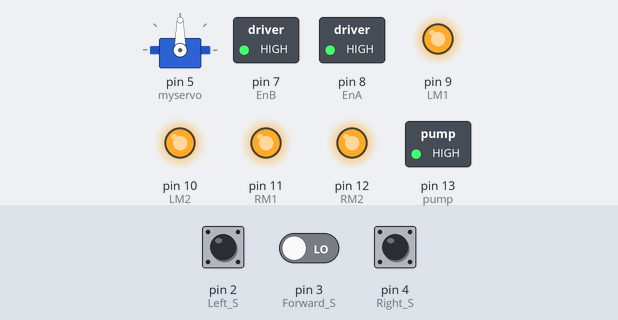
Recording of a sketch running on a simulated Arduino Uno, built with avr-gcc and run on an emulated ATmega328P. Parts: servo, switched loads named in the sketch (green lamp = pin HIGH), output pins drawn as LEDs (lit = HIGH). The test bench sets the inputs (shaded band); at power-on: pin 3 (Forward_S) LOW, pin 2 (Left_S) LOW, pin 4 (Right_S) LOW.

Above: at 6.0 s.
6.1 s: pin 3 (Forward_S) driven HIGH
At 6.44 s:
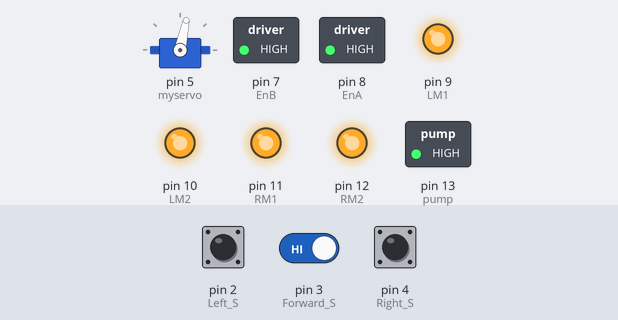
At 9.1 s:
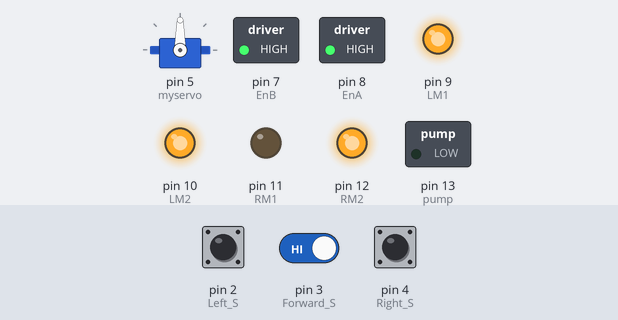
9.6 s: pin 2 (Left_S) pulled HIGH for 3 s
At 10.3 s:
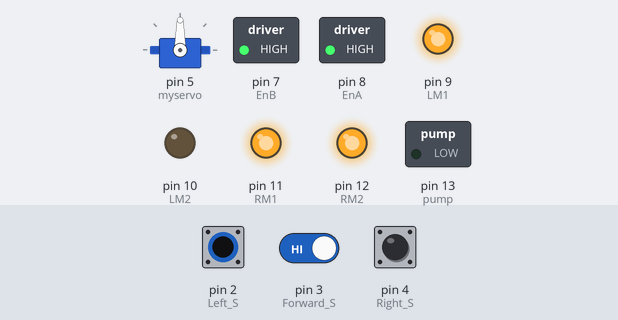
Timing chart, 0 to 14.1 s (numbered marks = the images above; inputs shaded):
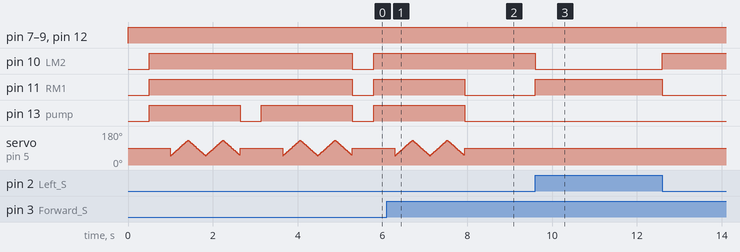

The sketch:

sketch_sep22a.ino
```cpp
/*------ Arduino Fire Fighting Robot Code----- */

#include <Servo.h>
Servo myservo;

int pos = 0;
boolean fire = false;

/*-------defining Inputs------*/
#define Left_S 2      // left sensor
#define Right_S 4      // right sensor
#define Forward_S 3 //forward sensor

/*-------defining Outputs------*/

#define EnA  8
#define LM1  9     // left motor
#define LM2 10      // left motor
#define RM1 11     // right motor
#define RM2 12    // right motor
#define EnB 7
#define pump 13


void setup()
{
  pinMode(Left_S, INPUT);
  pinMode(Right_S, INPUT);
  pinMode(Forward_S, INPUT);
  pinMode(EnA, OUTPUT);
  pinMode(EnB, OUTPUT);
  pinMode(LM1, OUTPUT);
  pinMode(LM2, OUTPUT);
  pinMode(RM1, OUTPUT);
  pinMode(RM2, OUTPUT);
  pinMode(pump, OUTPUT);

  myservo.attach(5);
  myservo.write(90);
}

void put_off_fire()
{
  delay (500);

  digitalWrite(LM1, HIGH);
  digitalWrite(LM2, HIGH);
  digitalWrite(RM1, HIGH);
  digitalWrite(RM2, HIGH);
  digitalWrite(pump, HIGH);
  delay(500);


  for (pos = 50; pos <= 130; pos += 1) {
    myservo.write(pos);
    delay(5);
  }
  for (pos = 130; pos >= 50; pos -= 1) {
    myservo.write(pos);
    delay(5);
  }

  for (pos = 50; pos <= 130; pos += 1) {
    myservo.write(pos);
    delay(5);
  }

  for (pos = 130; pos >= 50; pos -= 1) {
    myservo.write(pos);
    delay(5);
  }

  digitalWrite(pump, LOW);
  myservo.write(90);

  fire = false;
}

void loop()
{
  myservo.write(90); //Sweep_Servo();

  if (digitalRead(Left_S) == 1 && digitalRead(Right_S) == 1 && digitalRead(Forward_S) == 1) //If Fire not detected all sensors are zero
  {
    //Do not move the robot
    digitalWrite(LM1, HIGH);
    digitalWrite(LM2, HIGH);
    digitalWrite(RM1, HIGH);
    digitalWrite(RM2, HIGH);
  }

  else if (digitalRead(Forward_S) == 0) //If Fire is straight ahead
  {
    //Move the robot forward
    digitalWrite(LM1, HIGH);
    digitalWrite(LM2, LOW);
    analogWrite(EnA, 255);
    digitalWrite(RM1, LOW);
    digitalWrite(RM2, HIGH);
    analogWrite(EnB, 255);

    fire = true;
    while (fire == true)
    {
      put_off_fire();
    }

  }

  else if (digitalRead(Left_S) == 0) //If Fire is to the left
  {
    //Move the robot left
    digitalWrite(LM1, HIGH);
    digitalWrite(LM2, HIGH);
    digitalWrite(RM1, LOW);
    digitalWrite(RM2, HIGH);
    analogWrite(EnB, 255);
    fire = true;


  }

  else if (digitalRead(Right_S) == 0) //If Fire is to the right
  {
    //Move the robot right
    digitalWrite(LM1, HIGH);
    digitalWrite(LM2, LOW);
    analogWrite(EnA, 255);
    digitalWrite(RM1, HIGH);
    digitalWrite(RM2, HIGH);
    fire = true;


  }

  if (digitalRead(Left_S) == 0 && digitalRead(Right_S) == 0 && digitalRead(Forward_S) == 0)
  {
    //Move the robot right
    digitalWrite(LM1, HIGH);
    digitalWrite(LM2, HIGH);
    analogWrite(EnA, 255);
    digitalWrite(RM1, HIGH);
    digitalWrite(RM2, HIGH);
    fire = true;
    while (fire == true)
    {
      put_off_fire();
    }
  }


}
```

Measured:
- after the input at 6.1 s, pin 11 (RM1): HIGH → LOW after 1.8 s; pin 13 (pump): goes on until 7.9 s, then stays LOW; servo on pin 5 (myservo): goes on until 7.9 s, then stays 90°
- after the input at 9.6 s, pin 10 (LM2): HIGH → LOW at once, → HIGH 3.0 s later; pin 11 (RM1): LOW → HIGH at once, → LOW 3.0 s later
- by itself, pin 13 (pump): alternates HIGH for 2.1 s and LOW for 0.50 s
